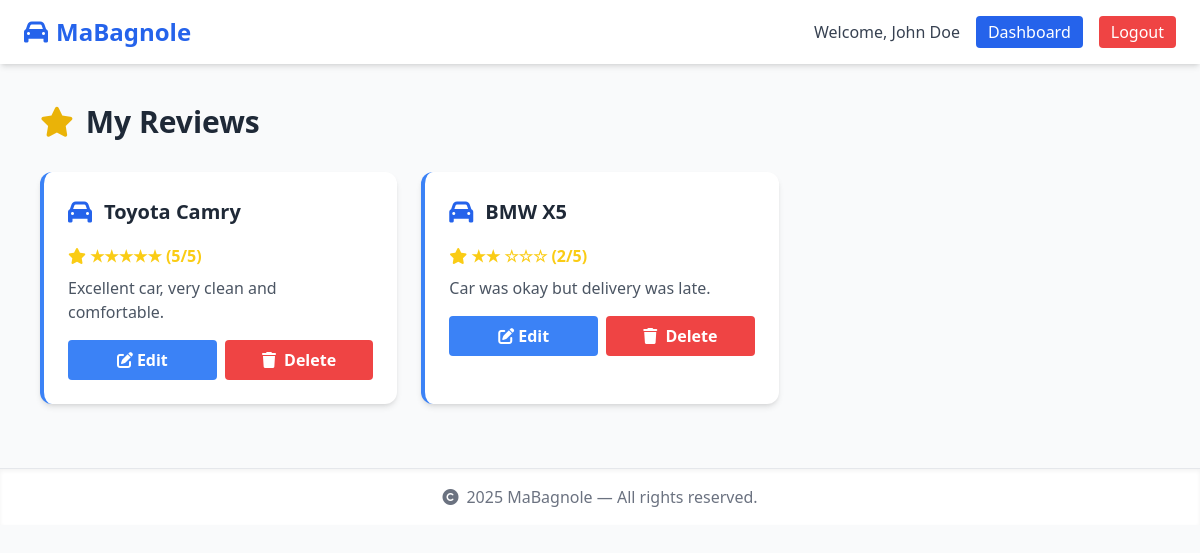
Screenshot of /views/client/my_reviews.php (signed in) with the database file from the repository.
### tables this page shows
create Table Users (
    Users_id INT AUTO_INCREMENT PRIMARY KEY,
    userName VARCHAR(100) NOT NULL,
    userEmail VARCHAR(100) NOT NULL UNIQUE,
    userRole VARCHAR(50) NOT NULL,
    password_hash VARCHAR(255) NOT NULL,
    userStatus VARCHAR(20),
    userCreated DATETIME DEFAULT NOW()
);

create TABLE Review (
    Review_id INT AUTO_INCREMENT PRIMARY KEY,
    reviewRate INT,
    reviewComment VARCHAR(255) NOT NULL,
    reviewDeleteTime DATETIME DEFAULT NULL,
    reviewIdUser INT,
    reviewIdVehicle INT,
    FOREIGN KEY (reviewIdUser) REFERENCES Users (Users_id),
    FOREIGN KEY (reviewIdVehicle) REFERENCES Vehicle (Vehicle_id)
);

CREATE Table Vehicle (
    Vehicle_id INT AUTO_INCREMENT PRIMARY KEY,
    image text NOT NULL,
    vehicleModel VARCHAR(100) NOT NULL,
    vehicleDescription TEXT NOT NULL,
    vehiclePricePerDay DECIMAL(6, 2) NOT NULL,
    vehicleAvailability BOOLEAN,
    vehicleIdCategory INT,
    FOREIGN KEY (vehicleIdCategory) REFERENCES Category (Category_id)
);

### models/User.php (called while the page is built, shortened)
<?php
class User
{
    public function listUserLogged($userEmail)
    {
        $db = (new Database)->getConnection();
        $sql = "SELECT * FROM users WHERE userEmail = :email";
        $stmt = $db->prepare($sql);
        $stmt->bindParam(":email", $userEmail);
        $stmt->execute();
        return $stmt->fetchObject();
    }
}

### models/Review.php (called while the page is built, shortened)
<?php
class Review
{
    public function listReviews($email)
    {
        $db = (new DataBase)->getConnection();
        $sql = "SELECT * FROM Review
            LEFT JOIN Users ON Review.reviewIdUser = Users.Users_id
            LEFT JOIN Vehicle ON Review.reviewIdVehicle = Vehicle.Vehicle_id
            WHERE userEmail = :email
            AND reviewDeleteTime IS NULL";
        $stmt = $db->prepare($sql);
        $stmt->bindParam(':email', $email);
        $stmt->execute();
        return $stmt->fetchAll(PDO::FETCH_OBJ);
    }
}

### views/client/my_reviews.php (the view, shortened to what this page needs)
<?php
$user = (new User)->listUserLogged($_SESSION['userEmailLogin']);
$listReviews = (new Review())->listReviews($_SESSION['userEmailLogin']);
?>
<!DOCTYPE html>
<html lang="en">
<head>
    <script src="https://cdn.tailwindcss.com"></script>
    <link rel="stylesheet" href="https://cdnjs.cloudflare.com/ajax/libs/font-awesome/6.0.0/css/all.min.css">
</head>
<body class="bg-gray-50 min-h-screen">
    <nav class="bg-white shadow-md">
        <div class="max-w-7xl mx-auto px-6 py-4 flex justify-between items-center">
            <h1 class="text-2xl font-bold text-blue-600 flex items-center">
                <i class="fas fa-car mr-2"></i> MaBagnole
            </h1>
            <div class="hidden md:flex space-x-4 items-center">
                <div class="text-gray-700 font-medium">Welcome, <?= $user->userName;  ?></div>
                <a href="dashboard.php"
                    class="bg-blue-600 text-white px-3 py-1 rounded hover:bg-blue-700 transition">Dashboard</a>
                <a href="../logout.php"
                    class="bg-red-500 text-white px-3 py-1 rounded hover:bg-red-600 transition">Logout</a>
            </div>
        </div>
    </nav>
    <div class="max-w-6xl mx-auto mt-10 px-4">
        <div class="flex justify-between items-center mb-8">
            <h1 class="text-3xl font-bold text-gray-800 flex items-center">
                <i class="fas fa-star mr-3 text-yellow-500"></i> My Reviews
            </h1>
        </div>
        <div class="grid grid-cols-1 md:grid-cols-2 lg:grid-cols-1 gap-6">
            <div class="grid grid-cols-1 md:grid-cols-2 lg:grid-cols-3 gap-6">
                <?php foreach ($listReviews as $review): ?>
                <div class="bg-white shadow-md rounded-xl p-6 hover:shadow-xl transition border-l-4 border-blue-500">
                    <div class="flex items-center mb-4">
                        <i class="fas fa-car text-blue-600 text-2xl mr-3"></i>
                        <h2 class="text-xl font-semibold text-gray-800">
                            <?= htmlspecialchars($review->vehicleModel) ?>
                        </h2>
                    </div>
                    <div class="flex items-center mb-2">
                        <i class="fas fa-star text-yellow-400 mr-1"></i>
                        <span class="text-yellow-400 font-semibold">
                            <?= str_repeat('★', $review->reviewRate) ?>
                            <?= str_repeat('☆', 5 - $review->reviewRate) ?>
                            (<?= $review->reviewRate ?>/5)
                        </span>
                    </div>
                    <p class="text-gray-600 mb-4">
                        <?= htmlspecialchars($review->reviewComment) ?>
                    </p>
                    <div class="flex gap-2">
                        <button type="button"
                            class="flex-1 bg-blue-500 hover:bg-blue-600 text-white font-semibold py-2 rounded transition flex items-center justify-center"
                            onclick="openEditModal(
                            '<?= $review->Review_id ?>',
                            '<?= $review->reviewRate ?>',
                            `<?= htmlspecialchars($review->reviewComment) ?>`)">
                            <i class="fas fa-edit mr-1"></i> Edit
                        </button>
                        <form method="POST" action="my_reviews.php" class="flex-1"
                            onsubmit="return confirm('Are you sure you want to delete this review?')">
                            <button type="submit"
                                class="w-full bg-red-500 hover:bg-red-600 text-white font-semibold py-2 rounded transition">
                                <i class="fas fa-trash mr-1"></i> Delete
                            </button>
                        </form>
                    </div>
                </div>
                <?php endforeach; ?>
            </div>
        </div>
    </div>
    <footer class="bg-white border-t shadow-inner mt-16">
        <div class="max-w-7xl mx-auto px-6 py-4 text-center text-gray-500 flex items-center justify-center">
            <i class="fas fa-copyright mr-2"></i> 2025 MaBagnole — All rights reserved.
        </div>
    </footer>
</body>
</html>

### rows the page displays
users: userName "John Doe"
review: reviewIdVehicle.vehicleModel "Toyota Camry", reviewRate "★★★★★", reviewRate "5", reviewComment "Excellent car, very clean and comfortable."
review: reviewIdVehicle.vehicleModel "BMW X5", reviewRate "★★", reviewRate "☆☆☆", reviewRate "2", reviewComment "Car was okay but delivery was late."
